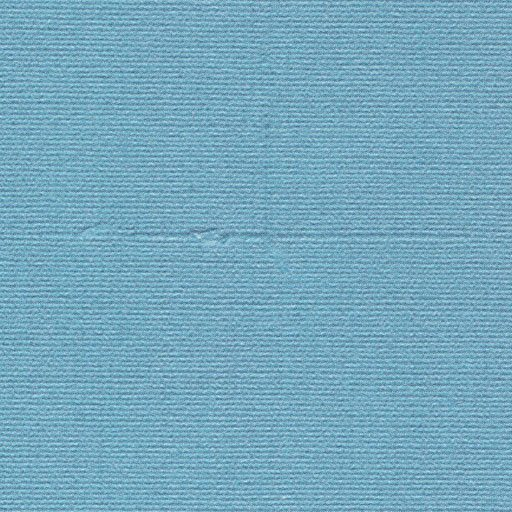
%> input picture defect_images/i1.jpg, 512 x 512 px; its folder holds only this picture in this run
$ octave observe_kernelsize.m   (GNU Octave 9; MATLAB toolbox functions it lacks are replaced by stand-ins)
%> lines starting %> are read from the running program, lines starting %| are printed output that depends on the picture
### fileloader.m
function [IMG, filename] = fileloader(fn,files,analyze_just_one,rand_image,unrand_number)
%> called with fn = 1, analyze_just_one = true, rand_image = true, unrand_number = 1
    % Partendo dalle impostazioni del file main, carica l'immagine e
    % outputa l'immagine + il suo nome pulito.

    [n_files, ~] = size(files);

    path = sprintf('defect_images\\%s',files(fn).name);

    if  analyze_just_one == true && rand_image == true
        fn=randi(n_files,1,1);
        path = sprintf('defect_images\\%s',files(fn).name);
    end

    if  analyze_just_one == true && rand_image == false
        fn = unrand_number;
        path = sprintf('defect_images\\i%d.jpg',fn);
    end

    fprintf('\t\t--------\n|| Loading %s ...\n\t\t--------\n',path);
    filename = path(15:end-4);
    IMG = imread(path);
%> IMG is the input picture: size 512x512x3 uint8; mean R, G, B 117.4, 168.6, 190.6

return

### is_reliable.m
function [topology_test, selected_pixels_ratio] = is_reliable(mask,img)
% Ritorna il numero di aree sconnesse e la percentuale di pixel
% selezionata. Se abilitato, fa anche una stima grossolana di bonta' della
% maschera (stampando testo).

%% SETTINGS
    prints = false; % se true mostra se, secondo lui, la maschera è accettabile

%% RUN

%% Verifica 1: percentuale di selezione
% Se la % di selezione è troppo alta, probabilmente non va bene

% Range accettato:
min_ratio = 1; max_ratio = 10;

[img_x, img_y] = size(img);
selected_pixels = sum(mask(:) == 1);
selected_pixels_ratio = (selected_pixels/(img_x * img_y))*100;


result_1 = (selected_pixels_ratio < max_ratio) && (selected_pixels_ratio > min_ratio);

%% Verifica 2: componenti connesse
% Se ci sono centinaia di componenti connesse, è facile che si tratti di
% "freckles" rimaste in giro e che bisogni abbassare il livello di
% bwareaopen.

%Range massimo accettato
max_n_areas = 5;

topology_test = bwconncomp(mask).NumObjects;

result_2 = topology_test < max_n_areas;

%% Calcolo risultato e rispondo, se richiesto


if prints == true

    fprintf('\t[is_reliable] Topology: %d Ratio: %4.2f\n ',topology_test,selected_pixels_ratio);
    result = result_1 && result_2;

    if result == true
        disp('   [is_reliable] Result mask seems acceptable');
    else
        if result_1 == false
            disp ('   [is_reliable] Selected area is suspiciously big or small');
        end
        if result_2 == false
            disp('   [is_reliable] Selected area is suspiciously unconnected..');
        end
    end
end

return

### observe_kernelsize.m

% OBSERVE FILE --> Non è usato nel progetto ma serve per osservare
% l'andamento della maschera.

    % COMPORTAMENTO:
    % Apre una schermata con l'andamento dei parametri di greycomatrix al
    % variare dell'offset. L'offset è  legato alla dimensione
    % ottimale del kernel.
    % In un'altra finestra, mostra (animazione) come risulta la maschera al variare
    % della dimensione del kernel.

    % USO:
    % schermata quale range di valori produce un risultato ottimale, e
    % guardare a sinistra a cosa corrisponde (correlazione massima?
    % contrasto massimo? nessuno dei due? Quale dei picchi?)

    % NOTA:
    % greycomatrix --> misura la correlazione/contrasto fra un pixel e un
    % altro pixel, a distanza 'offset'


    close all
    clear
    clc

%% S E T T I N G S
    analyze_just_one = true;
    rand_image = true;
    unrand_number = 1;
    files = dir('defect_images\*.jpg');
    disk_dim = 5;

    smpl = 28; %Fino a che dimensione di kernel computo

%% R U N
%% part 1: plot valori di corr&cont
    [IMG_0, filename] = fileloader(1,files,true,rand_image,unrand_number);
%> filename = 'i1'
    IMG = rgb2gray(IMG_0);
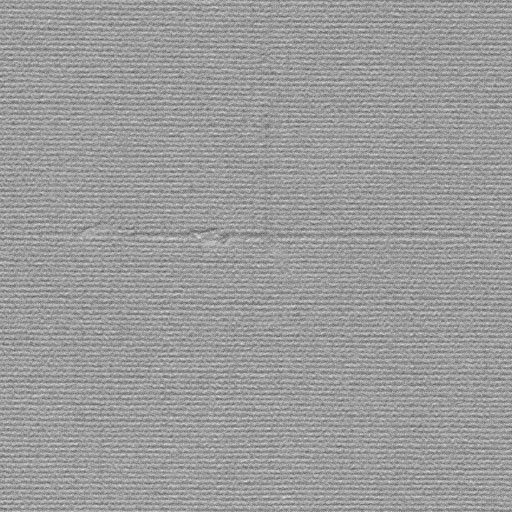
%> IMG: size 512x512 uint8; min 81, max 229, mean 155.8
%     f1 = figure(1);
%     imshow(IMG);
    offsets0 = [zeros(smpl,1) (1:smpl)'];
    glcms = graycomatrix(IMG, 'Offset', offsets0);
    l=1:smpl;

% --- Contrast
    cont = graycoprops(glcms,'Contrast').Contrast;
%> cont = 28 values, max 0.575 at index 16, min 0.386 at index 1, mean 0.515

    [~,loc] = findpeaks(cont(5:smpl));
%> loc = [2 4 6 9 12 16 19 21]
    big_cont = loc(end);
%> big_cont = 21

%     subplot(211);
%     plot(l,cont);
%     title('contrast');
% --- Corr
    corr = graycoprops(glcms,'Correlation').Correlation;
%> corr = 28 values, max 0.57 at index 1, min 0.358 at index 16, mean 0.426


%     subplot(212);
%     plot(l,corr);
%     title('corr');

    [~,loc] = findpeaks(corr(5:smpl));
%> loc = [3 5 8 10 15 17 20 22]
    big_corr = loc(end);
%> big_corr = 22


%% part 2: produzione della maschera per ogni valore possibile.

[IMG_x,IMG_y]=size(IMG);
%> IMG_x = 512; IMG_y = 512

for kernel_dim = 5:smpl
    pattern1 = IMG(1:kernel_dim,1:kernel_dim);
    pattern2 = IMG(2:kernel_dim+1,2:kernel_dim+1);
    pattern3 = IMG(IMG_x-kernel_dim+1:IMG_x,IMG_y-kernel_dim+1:IMG_y);
    pattern4 = IMG(IMG_x-kernel_dim:IMG_x-1,IMG_y-kernel_dim:IMG_y-1);
    pattern5 = IMG(1:kernel_dim,IMG_y-kernel_dim+1:IMG_y);
    pattern6 = IMG(2:kernel_dim+1,IMG_y-kernel_dim+1:IMG_y);


% ---- Calcolo della xcorr.
    c1 = normxcorr2(pattern1,IMG);
    c2 = normxcorr2(pattern2,IMG);
    c3 = normxcorr2(pattern3,IMG);
    c4 = normxcorr2(pattern4,IMG);
    c5 = normxcorr2(pattern5,IMG);
    c6 = normxcorr2(pattern6,IMG);

    xcorr_full = (c1+c2+c3+c4+c5+c6)/6; % calcolo media

 %   xcorr_full =     imgaborfilt(IMG,kernel_dim,90);

    % Tagliamo la xcorr alla dimensione corretta
    xcorr = xcorr_full(kernel_dim-1:end-kernel_dim+1,kernel_dim-1:end-kernel_dim+1); % size(pattern)-1
    xcorr = abs(xcorr);
    xcorr = imgaussfilt(xcorr,1);


% ---- Calcoliamo la treshold ideale con Otsu (o iterativamente TBD)

       T = graythresh(xcorr);
       fprintf('\n2] Tresholds ottimale secondo Otsu: %.4f \n ',T);


% ---- Generiamo la maschera
    mask_raw = xcorr<T;

% ---- Refining della maschera
    se = strel('disk',disk_dim);
    mask = imopen(mask_raw,se);
%    per l'immagine stronza ci vuole se = strel('disk',10);
     mask = imclose(mask,se);
    mask = bwareaopen(mask, 200);


% ---- Ritaglio IMG e applicazione maschera
    border = kernel_dim / 2;
warning('off');
IMG_cut=IMG(border:end-border+1,border:end-border+1);
    % Clippiamo al massimo i valori dell'immagine che corrispondono alla
    % maschera
    IMG_selected = IMG_cut;    IMG_selected(mask)=255;
    % Creiamo immagine a tre canali mettendo la versione selezionata sul
    % canale rosso
    IMG_masked=cat(3,IMG_selected,IMG_cut,IMG_cut);

    [IMG_cut_x, IMG_cut_y] = size(IMG_cut);

    selected_pixels = sum(mask(:) == 1);
    selected_pixels_ratio = (selected_pixels/(IMG_cut_x * IMG_cut_y))*100;


    is_reliable(mask,IMG_cut);

    if analyze_just_one == false
        close(save_fig);
    end


%% F I G U R E S

    f1=figure(1);

    %Plot
    subplot(211);
    plot(l,corr);
    title('correlation');
    hold on;
    plot(kernel_dim,corr(kernel_dim),'r*')
    hold off

    subplot(212);
    plot(l,cont);
    title('contrast');
    hold on;
    plot(kernel_dim,cont(kernel_dim),'m*')
    hold off


    f2=figure(2);

    subplot(121);
    imagesc(xcorr);
    axis image;
    title('xcorr');

    subplot(122);
    imshow(IMG_masked);

    sgtitle(sprintf('Risultato immagine %s\nKernel size: %d',filename,kernel_dim));

    pause(.5);
 end
%> this loop made 24 passes
%> (T, result_1 in is_reliable, topology_test in is_reliable, result_2 in is_reliable) on passes 1 to 12: (0.0902, false, 0, true), (0.192, false, 7, false), (0.251, true, 25, false), (0.204, true, 25, false), (0.114, true, 14, false), (0.0745, true, 14, false), (0.165, true, 24, false), (0.235, true, 17, false), (0.216, true, 14, false), (0.133, true, 17, false), (0.0745, true, 16, false), (0.133, true, 10, false)
%| 2] Tresholds ottimale secondo Otsu: 0.0902
%| 2] Tresholds ottimale secondo Otsu: 0.1922
%| 2] Tresholds ottimale secondo Otsu: 0.2510
%| 2] Tresholds ottimale secondo Otsu: 0.2039
%| 2] Tresholds ottimale secondo Otsu: 0.1137
%| 2] Tresholds ottimale secondo Otsu: 0.0745
%| 2] Tresholds ottimale secondo Otsu: 0.1647
%| 2] Tresholds ottimale secondo Otsu: 0.2353
%> (further printed lines are left out)
%> pass 1, `c4 = normxcorr2(pattern4,IMG);`:
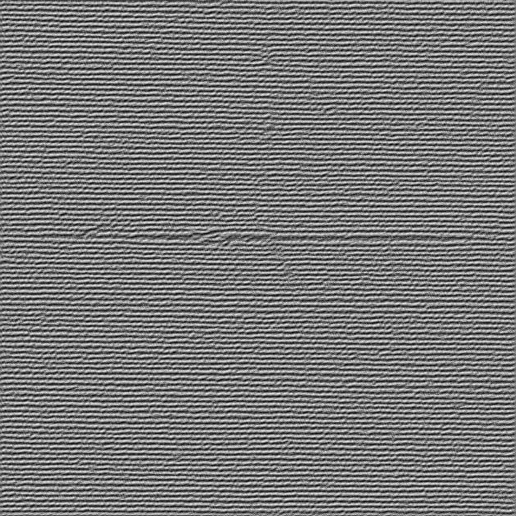
%> c4: size 516x516 double; min -0.892, max 1, mean 0.000995; drawn with min black and max white
%> pass 1, `plot(kernel_dim,cont(kernel_dim),'m*')`:
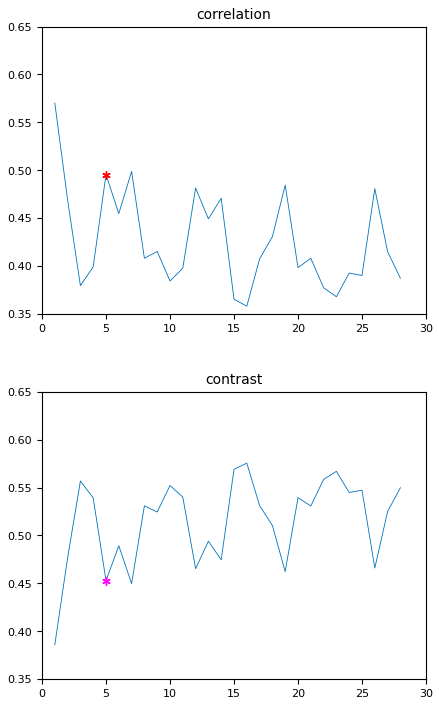
%> figure redrawn from the program's plot data, 2 panels; panel 1: curve peaks at x = 1, y = 0.57; panel 2: curve peaks at x = 16, y = 0.575
%> pass 1, `sgtitle(sprintf('Risultato immagine %s\nKernel size: %d',filename,kern..`:
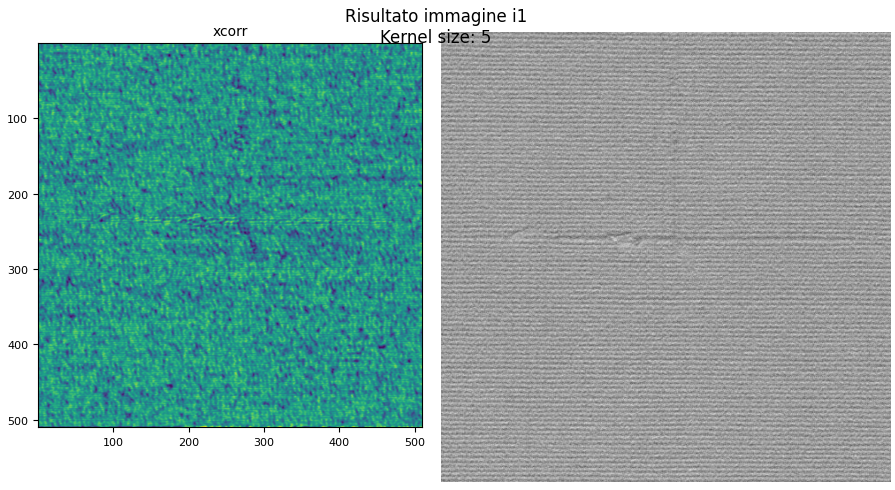
%> figure redrawn from the program's plot data, 2 panels
%> pass 2, `title('xcorr');`:
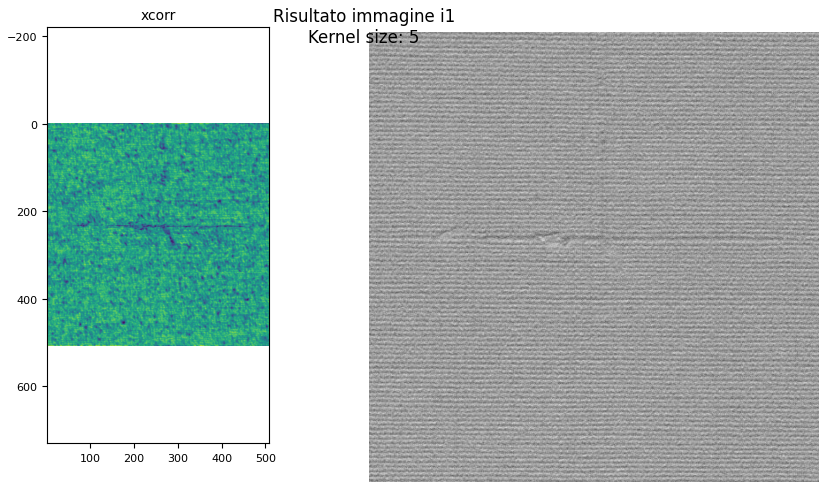
%> figure redrawn from the program's plot data, 2 panels
%> after the loop:
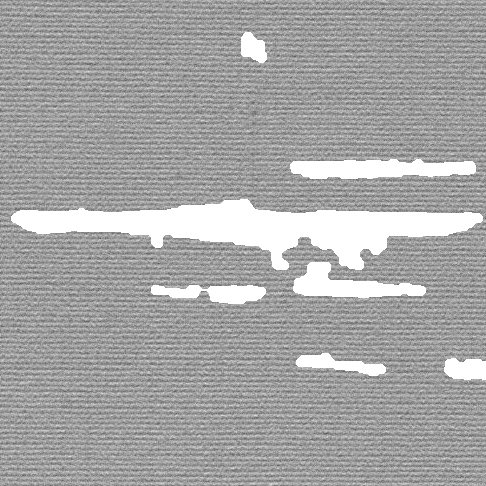
%> IMG_selected: size 486x486 uint8; min 81, max 255, mean 165.7
%> after the loop:
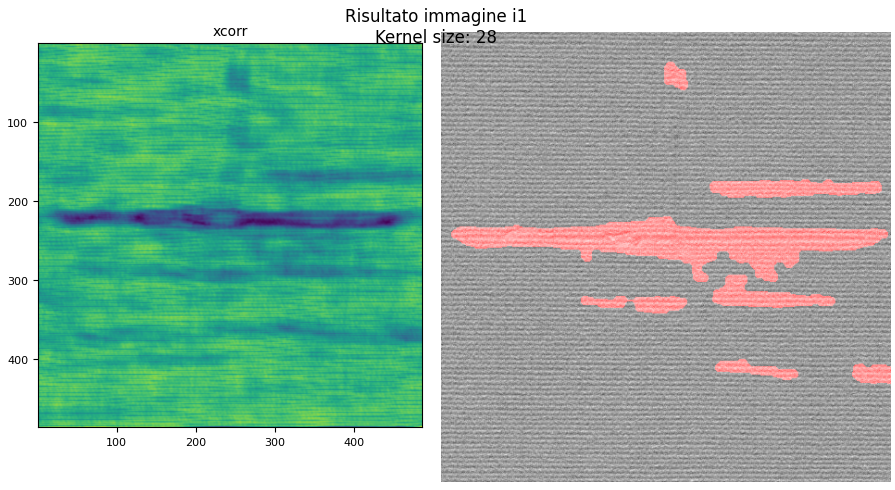
%> figure redrawn from the program's plot data, 2 panels
